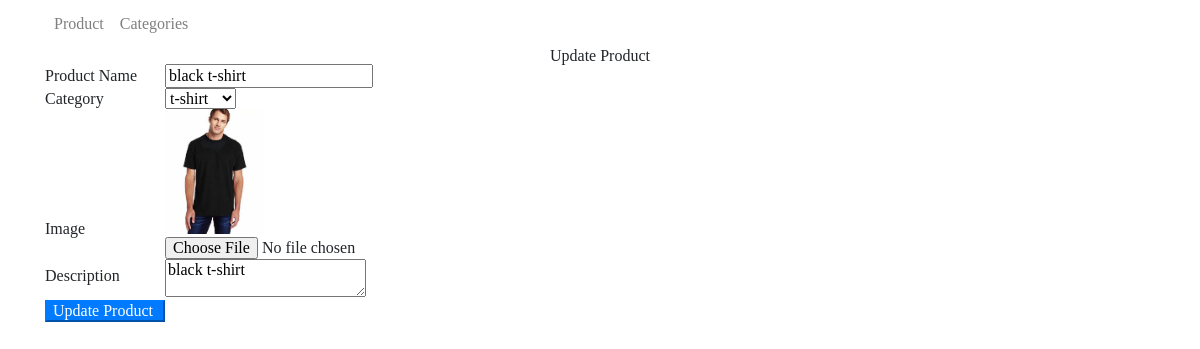
Page /productedit.php?proid=3 on the committed database.
### tables this page shows
CREATE TABLE `tbl_product` (
  `productid` int(11) NOT NULL,
  `productname` varchar(255) NOT NULL,
  `product_code` int(11) NOT NULL,
  `image` varchar(255) NOT NULL,
  `product_desc` varchar(255) DEFAULT NULL
);

CREATE TABLE `tbl_cat` (
  `catId` int(11) NOT NULL,
  `catName` varchar(255) NOT NULL
);

### lib/database.php (called while the page is built, shortened)
<?php
Class Database extends PDO{
   public $host   = DB_HOST;
   public $user   = DB_USER;
   public $pass   = DB_PASS;
   public $dbname = DB_NAME;
   public $link;
private function connectDB(){
   $this->link = new mysqli($this->host, $this->user, $this->pass,
    $this->dbname);
 }
public function select($query){
  $result = $this->link->query($query) or die($this->link->error.__LINE__);
  if($result->num_rows > 0){
    return $result;
  } else {
    return false;
  }
 }
}
?>

### models/product.php (called while the page is built, shortened)
<?php
    include_once('./lib/database.php');
?>
<?php
	class product
	{
		private $db;
		public function __construct()
		{
			$this->db = new Database();
		}
        public function getproductbyid($id)
		{
			$id = mysqli_real_escape_string($this->db->link ,$id);
			$query = "SELECT * FROM tbl_product where productid = '$id' ";
			$result = $this->db->select($query);
			return $result;
		}
    }
?>

### models/category.php (called while the page is built, shortened)
<?php
    include_once('./lib/database.php');
?>
<?php
	class category
	{
		private $db;
		public function __construct()
		{
			$this->db = new Database();
		}
        public function show_category()
		{
			$query = "SELECT * FROM tbl_cat order by catId asc ";
			$result = $this->db->select($query);
			return $result;
		}
    }
?>

### productedit.php (the view, shortened to what this page needs)
<?php
    include('./models/product.php');
    include('./models/category.php');
 ?>
<!DOCTYPE html>
<html lang="en">
<head>
  <link rel="stylesheet" href="https://stackpath.bootstrapcdn.com/bootstrap/4.1.3/css/bootstrap.min.css">
  <link rel="stylesheet" href="https://stackpath.bootstrapcdn.com/font-awesome/4.7.0/css/font-awesome.min.css">
  <link rel="stylesheet" href="style.css">
</head>
<body>
  <nav class=" container navbar navbar-expand-lg navbar-light  ">
    <div class="collapse navbar-collapse" id="navbarNav">
      <ul class="navbar-nav">
        <li class="nav-item ">
          <a class="nav-link" href="index.php">Product </a>
        </li>
        <li class="nav-item">
          <a class="nav-link" href="category.php">Categories</a>
        </li>
      </ul>
    </div>
  </nav>
  <form class="form-inline d-flex justify-content-center">
    <h2>Update Product</h2>
  </form>
    <?php
        $pd = new product();
    if(!isset($_GET['proid']) || $_GET['proid'] == NULL){
        echo "<script> window.location = 'index.php' </script>";
    }else {
        $id = $_GET['proid'];
        $get_product_by_id = $pd->getproductbyid($id);
    }
    ?>
        <?php
         if($get_product_by_id)
         {
            while ($result_product = $get_product_by_id->fetch_assoc()) {
          ?>
        <div class="container">
            <form action="" method="post" enctype="multipart/form-data">
                <table class="form">
                    <tr>
                        <td>
                            <label>Product Name</label>
                        </td>
                        <td>
                            <input name="productName" type="text" value="<?php echo $result_product['productname'] ?>"  class="medium" />
                        </td>
                    </tr>
                    <tr>
                        <td>
                            <label>Category</label>
                        </td>
                        <td>
                        <select id="select" name="category">
                            <?php
                            $cat = new category();
                            $catlist = $cat->show_category();
                            if($catlist){
                                while ($result = $catlist->fetch_assoc()){
                             ?>
                            <option
                            <?php
                            if($result['catId']==$result_product['product_code'])
                                { echo 'selected'; }
                             ?>
                            value=" <?php echo $result['catId'] ?> "> <?php echo $result['catName'] ?></option>
                            <?php
                            }
                             }
                             ?>
                        </select>
                        </td>
                    </tr>
                    <tr>
                        <td>
                            <label>Image</label>
                        </td>
                        <td>
                        <img src="uploads/<?php echo $result_product['image'] ?>" width="100"><br>
                            <input name="image" type="file" />
                        </td>
                    </tr>
                    <tr>
                        <td style="vertical-align: top; padding-top: 9px;">
                            <label>Description</label>
                        </td>
                        <td>
                            <textarea name="product_desc" class="tinymce"><?php echo $result_product['product_desc'] ?></textarea>
                        </td>
                    </tr>
                    <tr>
                        <td>
                            <input type="submit" name="submit" class="btn-primary" Value="Update Product "/>
                        </td>
                    </tr>
                </table>
                </form>
                <?php
                }
                }
                ?>
          </div>
</body>
</html>

### css/style.css (style rules this page uses)
html, body, div, span, applet, object, iframe, h1, h2, h3, h4, h5, h6, p, blockquote, pre, a, abbr, acronym, address, big, cite, code, del, dfn, em, img, ins, kbd, q, s, samp, small, strike, strong, sub, sup, tt, var, b, u, i, center, dl, dt, dd, ol, ul, li, fieldset, form, label, legend, table, caption, tbody, tfoot, thead, tr, th, td { margin: 0; padding: 0; border: 0; font-size: 100%; font: inherit; vertical-align: baseline; }
article, aside, details, figcaption, figure, footer, header, hgroup, menu, nav, section { display: block; }
body { line-height: 1; }
ol, ul { list-style: none; }
table { border-collapse: collapse; border-spacing: 0; }

### rows in the picture
tbl_product: productName "black t-shirt", category "t-shirt", image (picture), product_desc "black t-shirt"
